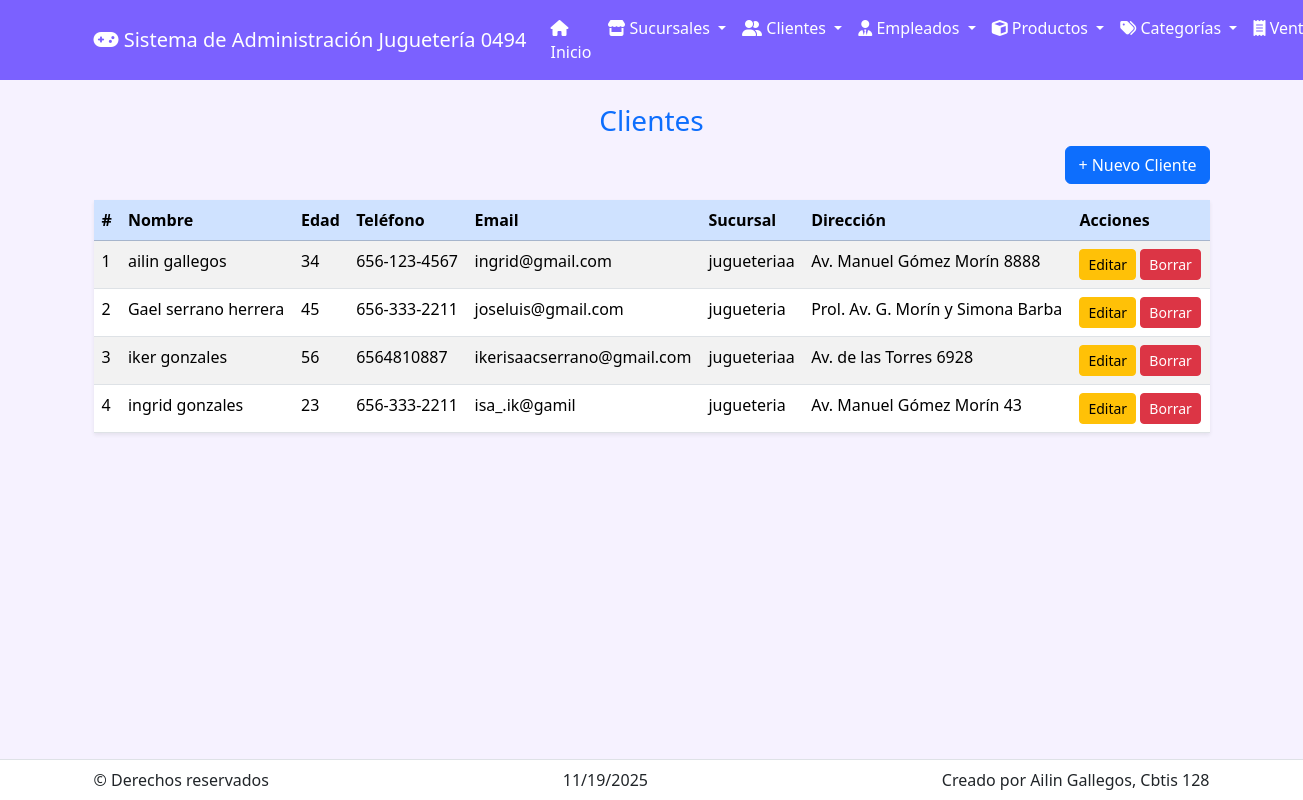
/clientes/, run on the app's committed database.
### app_Jugueteria/models.py (models this page shows, shortened)
class Cliente(models.Model):
    nombre = models.CharField(max_length=100)
    apellido = models.CharField(max_length=100)
    edad = models.PositiveIntegerField(blank=True, null=True)
    direccion = models.CharField(max_length=200, blank=True, null=True)
    telefono = models.CharField(max_length=20, blank=True, null=True)
    email = models.EmailField(blank=True, null=True)
    id_sucursal = models.ForeignKey(Sucursal, on_delete=models.CASCADE, related_name="clientes")

class Sucursal(models.Model):
    nombre = models.CharField(max_length=100)
    direccion = models.CharField(max_length=200)
    ciudad = models.CharField(max_length=100)
    estado = models.CharField(max_length=100)
    telefono = models.CharField(max_length=20, blank=True, null=True)
    codigo_postal = models.CharField(max_length=10, blank=True, null=True)
    email = models.EmailField(blank=True, null=True)
    imagen = models.ImageField(upload_to='sucursales/', blank=True, null=True)

### app_Jugueteria/views.py (the view)
# urls.py: path('clientes/', views.ver_clientes, name='ver_clientes'),
def ver_clientes(request):
    clientes = Cliente.objects.select_related('id_sucursal').all().order_by('id')
    return render(request, 'cliente/ver_clientes.html', {'clientes': clientes})

### app_Jugueteria/templates/cliente/ver_clientes.html
{% extends 'base.html' %}
{% block content %}
<h3 class="text-center text-primary">Clientes</h3>
<div class="mb-3 text-end">
    <a href="{% url 'agregar_cliente' %}" class="btn btn-primary">+ Nuevo Cliente</a>
</div>
<table class="table table-striped table-hover shadow-sm bg-white">
    <thead class="table-primary">
        <tr>
            <th>#</th>
            <th>Nombre</th>
            <th>Edad</th>
            <th>Teléfono</th>
            <th>Email</th>
            <th>Sucursal</th>
            <th>Dirección</th>
            <th>Acciones</th>
        </tr>
    </thead>
    <tbody>
        {% for c in clientes %}
        <tr>
            <td>{{ forloop.counter }}</td>
            <td>{{ c.nombre }} {{ c.apellido }}</td>
            <td>{% if c.edad %}{{ c.edad }}{% else %}-{% endif %}</td>
            <td>{% if c.telefono %}{{ c.telefono }}{% else %}-{% endif %}</td>
            <td>{% if c.email %}{{ c.email }}{% else %}-{% endif %}</td>
            <td>{% if c.id_sucursal %}{{ c.id_sucursal.nombre }}{% else %}-{% endif %}</td>
            <td>{% if c.direccion %}{{ c.direccion }}{% else %}-{% endif %}</td>
            <td>
                <a class="btn btn-sm btn-warning" href="{% url 'actualizar_cliente' c.id %}">Editar</a>
                <a class="btn btn-sm btn-danger" href="{% url 'borrar_cliente' c.id %}">Borrar</a>
            </td>
        </tr>
        {% empty %}
        <tr><td colspan="8" class="text-center">No hay clientes registrados.</td></tr>
        {% endfor %}
    </tbody>
</table>
{% endblock %}

### app_Jugueteria/templates/base.html (style rules this page uses)
:root { --primario:#7b61ff;--secundario:#f6f2ff }
body { background:var(--secundario);padding-bottom:80px }

### data on the page
Cliente: nombre "ailin", apellido "gallegos", edad "34", telefono "656-123-4567", email "ingrid@gmail.com", id_sucursal.nombre "jugueteriaa", direccion "Av. Manuel Gómez Morín 8888"
Cliente: nombre "Gael", apellido "serrano herrera", edad "45", telefono "656-333-2211", email "joseluis@gmail.com", id_sucursal.nombre "jugueteria", direccion "Prol. Av. G. Morín y Simona Barba"
Cliente: nombre "iker", apellido "gonzales", edad "56", telefono "6564810887", email "ikerisaacserrano@gmail.com", id_sucursal.nombre "jugueteriaa", direccion "Av. de las Torres 6928"
Cliente: nombre "ingrid", apellido "gonzales", edad "23", telefono "656-333-2211", email "isa_.ik@gamil", id_sucursal.nombre "jugueteria", direccion "Av. Manuel Gómez Morín 43"
